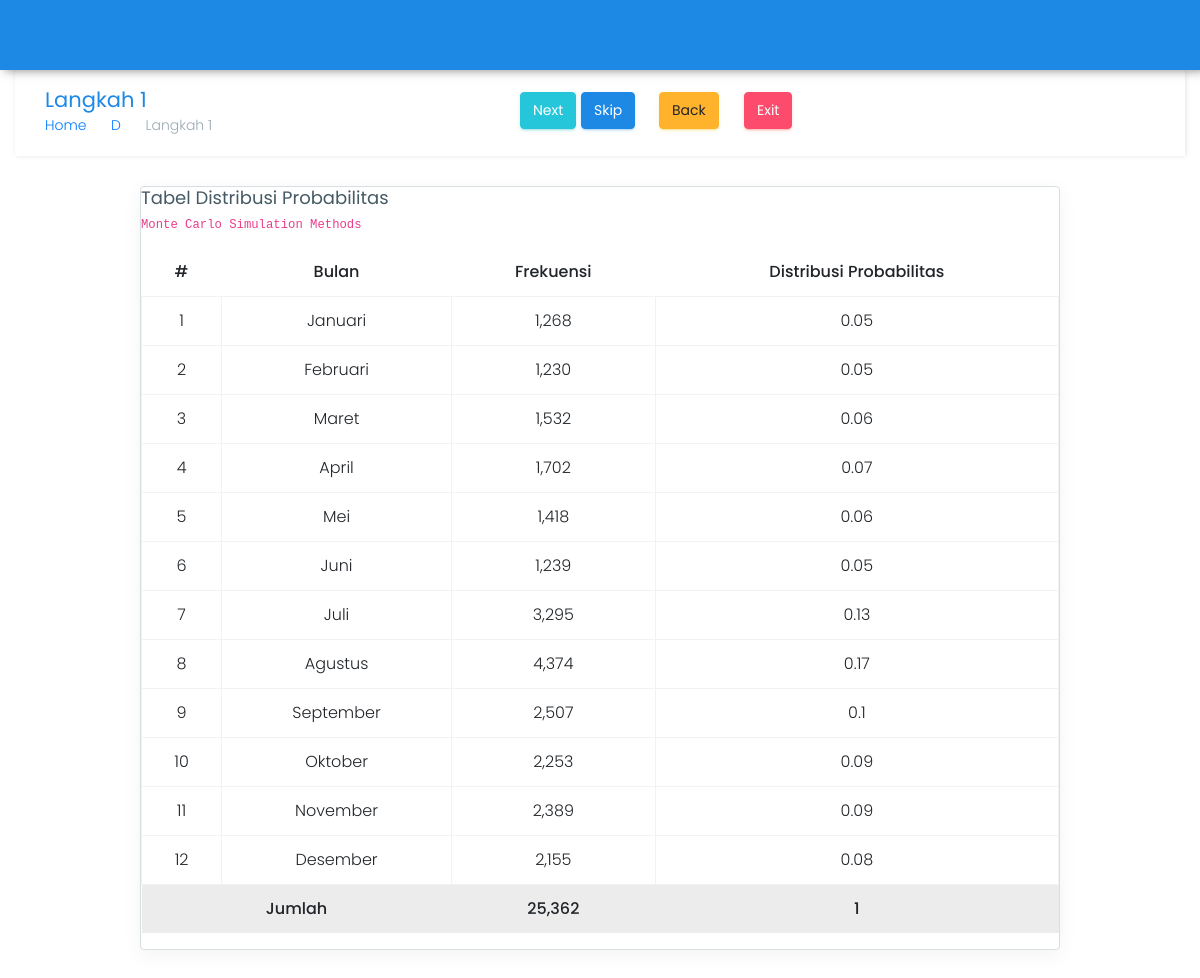
/target19/satu.php, run on the app's committed database.
### tables this page shows
CREATE TABLE `data_2018` (
  `id_bulan` varchar(10) NOT NULL,
  `jumlah_pasien` int(10) NOT NULL
);

CREATE TABLE `tabel_bulan` (
  `id_bulan` varchar(10) NOT NULL,
  `nama_bulan` varchar(50) NOT NULL
);

### target19/satu.php (the view, shortened to what this page needs)
<?php
require_once "../config/koneksi.php";
?>
<!DOCTYPE html>
<html lang="en">
<head>
    <link href="../assets/plugins/bootstrap/css/bootstrap.min.css" rel="stylesheet">
    <link href="../lite/css/style.css" rel="stylesheet">
    <link href="../lite/css/colors/blue.css" id="theme" rel="stylesheet">
</head>
<body class="card-no-border">
        <header class="topbar">
            <nav class="navbar top-navbar navbar-toggleable-sm navbar-light"></nav>
        </header>
            <div class="container">
                <div class="row page-titles">
                    <div class="col-md-5 col-8 align-self-center">
                        <h3 class="text-themecolor m-b-0 m-t-0">Langkah 1</h3>
                        <ol class="breadcrumb">
                            <li class="breadcrumb-item"><a href="../">Home</a></li>
                            <li class="breadcrumb-item"><a href="index.php">D</a></li>
                            <li class="breadcrumb-item active">Langkah 1</li>
                        </ol>
                    </div>
                    <div class="col-md-7 col-4 align-self-center">
                        <a href="dua.php" class="btn waves-effect waves-light btn-success pull-right hidden-sm-down" data-toggle="tooltip" data-placement="top" title="Klik Untuk Lanjut Ke Langkah 2"> Next</a>
                        <a href="tiga.php" class="btn waves-effect waves-light btn-info pull-right hidden-sm-down" style="margin-right: 20px;" data-toggle="tooltip" data-placement="top" title="Klik Untuk Lompat Ke langkah 3"> Skip</a>
                        <a href="index.php" class="btn waves-effect waves-light btn-warning pull-right hidden-sm-down" style="margin-right: 20px;" data-toggle="tooltip" data-placement="top" title="Klik Untuk Kembali ke Halaman Sebelumnya"> Back</a>
                        <a href="../" class="btn waves-effect waves-light btn-danger pull-right hidden-sm-down" style="margin-right: 20px;" data-toggle="tooltip" data-placement="top" title="Klik Untuk Keluar"> Exit</a>
                    </div>
                </div>
                <div class="row">
                    <div class="col-lg-10 offset-1">
                        <div class="card">
                            <div class="card-block">
                                <h4 class="card-title">Tabel Distribusi Probabilitas</h4>
                                <h6 class="card-subtitle"><code>Monte Carlo Simulation Methods</code></h6>
                                <div class="table-responsive">
                                    <table class="table table-hover table-bordered">
                                        <thead>
                                            <tr>
                                                <th class="text-center">#</th>
                                                <th class="text-center">Bulan</th>
                                                <th class="text-center">Frekuensi</th>
                                                <th class="text-center">Distribusi Probabilitas</th>
                                            </tr>
                                        </thead>
                                        <tbody>
                                        <?php
                                        $no = 1;
                                        $querys = mysqli_query($con, "SELECT b.nama_bulan, d.jumlah_pasien FROM tabel_bulan b, data_2018 d WHERE b.id_bulan = d.id_bulan") or die(mysqli_error($con));
                                        $totals = mysqli_query($con, "SELECT SUM(jumlah_pasien) AS total FROM data_2018");
                                        $total = mysqli_fetch_array($totals);
                                        foreach ($querys as $query) : ?>
                                            <tr>
                                                <td class="text-center"><?= $no++ ?></td>
                                                <td class="text-center"><?= $query['nama_bulan'] ?></td>
                                                <td class="text-center"><?= number_format($query['jumlah_pasien']) ?></td>
                                                <td class="text-center"><?= @$disprob = round($query['jumlah_pasien'] / $total['total'], 2) ?></td>
                                            </tr>
                                            <?php @$jumlah =  $total['total']; ?>
                                            <?php @$sumdisprob += $disprob ?>
                                        <?php endforeach; ?>
                                        </tbody>
                                        <tfoot class="table-active">
                                            <tr>
                                                <th colspan="2" class="text-center">Jumlah</th>
                                                <th class="text-center"> <?= number_format($jumlah) ?></th>
                                                <th class="text-center"><?= round($sumdisprob, 1) ?></th>
                                            </tr>
                                        </tfoot>
                                    </table>
                                </div>
                            </div>
                        </div>
                    </div>
                </div>
        </div>
</body>
</html>

### lite/css/colors/blue.css (style rules this page uses)
.topbar { background: #1e88e5; }
.text-themecolor { color: #1e88e5 !important; }

### target19/satu.php (style rules this page uses)
body { background: url(../assets/images/full-bloom.png); }

### data on the page
data_2018: id_bulan.nama_bulan "Januari", jumlah_pasien "1,268", total "0.05"
data_2018: id_bulan.nama_bulan "Februari", jumlah_pasien "1,230", total "0.05"
data_2018: id_bulan.nama_bulan "Maret", jumlah_pasien "1,532", total "0.06"
data_2018: id_bulan.nama_bulan "April", jumlah_pasien "1,702", total "0.07"
data_2018: id_bulan.nama_bulan "Mei", jumlah_pasien "1,418", total "0.06"
data_2018: id_bulan.nama_bulan "Juni", jumlah_pasien "1,239", total "0.05"
data_2018: id_bulan.nama_bulan "Juli", jumlah_pasien "3,295", total "0.13"
data_2018: id_bulan.nama_bulan "Agustus", jumlah_pasien "4,374", total "0.17"
data_2018: id_bulan.nama_bulan "September", jumlah_pasien "2,507", total "0.1"
data_2018: id_bulan.nama_bulan "Oktober", jumlah_pasien "2,253", total "0.09"
data_2018: id_bulan.nama_bulan "November", jumlah_pasien "2,389", total "0.09"
data_2018: id_bulan.nama_bulan "Desember", jumlah_pasien "2,155", total "0.08"

### other printed values
$jumlah "25,362"
$sumdisprob "1"
